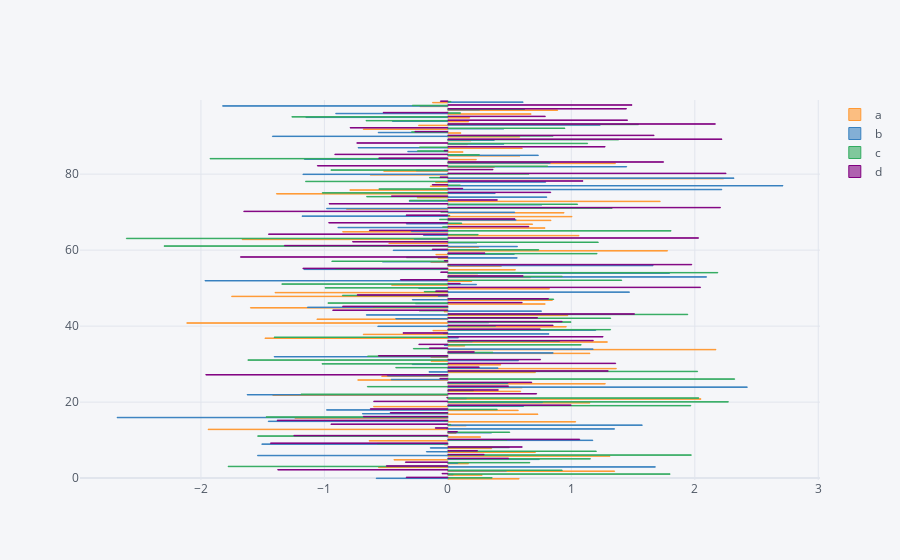

Notebook source saved alongside this figure:
### Code cell
df.iplot(kind="barh",bargap=0.5)
